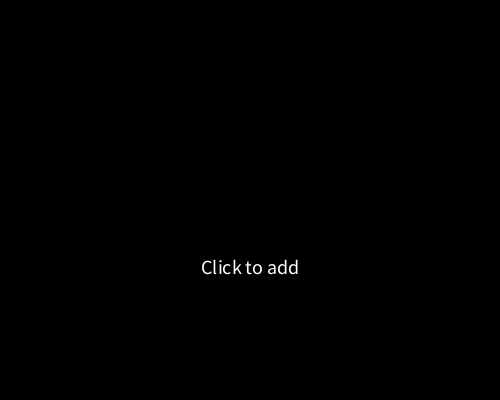
Frame 1 (no input)
Frame 60 (the mouse pressed at the canvas centre just before this capture): identical to frame 1, image omitted
Frame 120 (the mouse held since frame 60 and released just before this capture): identical to frame 1, image omitted

The Processing sketch that drew this single still picture (run headless with seeded random() and noise(); from frame 60 on, the mouse is pressed at the canvas centre):

// Processing sketch: siiiii
// ── siiiii.pde
String[] names = {"Leo", "Hector", "Celia"};
String newName = "";
int state = 0;
String nameString = "";

void setup() {
  size(500, 400);
  textAlign(CENTER, CENTER);
}

void draw() {
  background(0);
  if (state==0) {
    textSize(30);
    text(newName, width/2, height/2);
    textSize(20);
    text("Click to add", width/2, height/1.5);
  } else {
    text(nameString, width/2, height/2);
  }
}

void keyPressed() {
  if ( (key>='a' && key<='z') ||
    (key>='A' && key<='Z') ||
    (key>='0' && key<='9') 
    ) {
    newName+=key;
  } else if (key == BACKSPACE) {
    if (newName.length()>0)newName = newName.substring(0, newName.length()-1);
  } else {
    names = sort(names);
    for (int i = 0; i < names.length; i++) {
      nameString += names[i]+"\n";
    }
    state = 1;
  }
}

void mousePressed() {
  if (mouseY > height/1.8) {
    names = expand(names, names.length+1);
    names[names.length-1] = newName;
    newName = "";
  }
}
